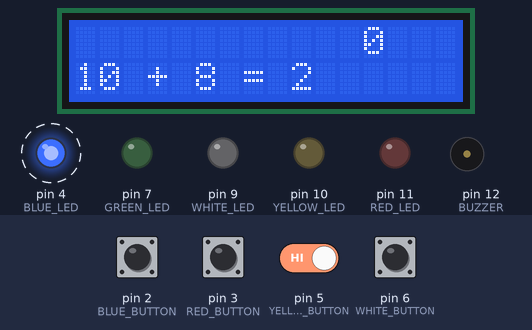
Simulated run of this sketch. Board: Arduino Uno, built with avr-gcc and run on an emulated ATmega328P. On the bench: 16×2 character LCD, output pins drawn as LEDs (lit = HIGH), buzzer (waves = sounding). Dashed ring = blinking. Inputs (shaded band) come from the test bench; at power-on: pin 2 (BLUE_BUTTON), pin 3 (RED_BUTTON), pin 5 (YELLOW_BUTTON), pin 6 (WHITE_BUTTON) HIGH. Random numbers use the default seed unless the sketch sets one; pins used as bus, display or sensor lines are not drawn.

Above: at 4.2 s.
4.3 s: pin 2 (BLUE_BUTTON) pulled LOW for 0.5 s
At 4.61 s:
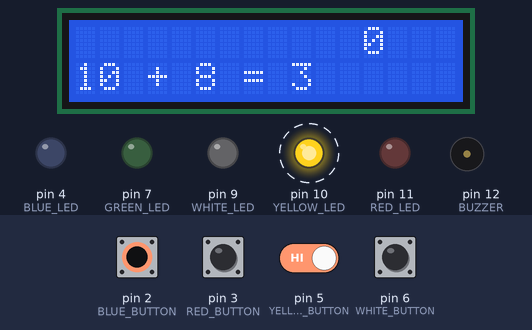
6.3 s: pin 2 (BLUE_BUTTON) pulled LOW for 1 s
At 6.69 s:
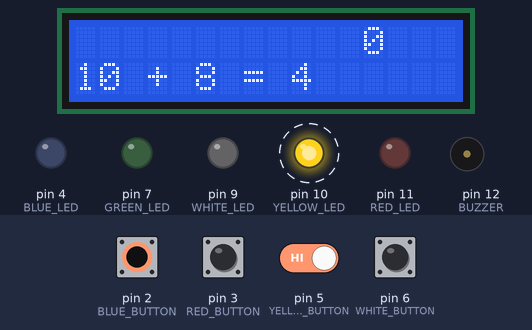
8.8 s: pin 2 (BLUE_BUTTON) driven LOW and pin 5 (YELLOW_BUTTON) driven LOW
At 9.8 s:
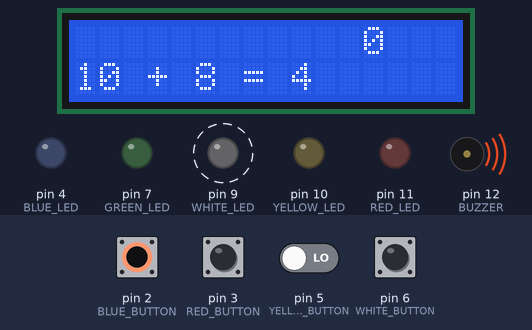
11.8 s: pin 6 (WHITE_BUTTON) pulled LOW for 3.2 s
At 16.3 s:
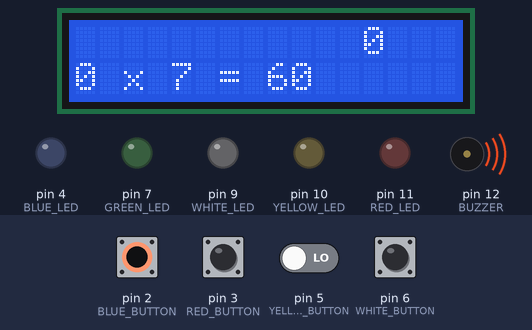
16.5 s: pin 2 (BLUE_BUTTON) driven HIGH
At 16.95 s:
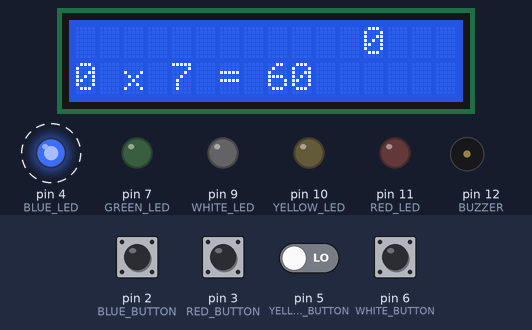
18.7 s: pin 2 (BLUE_BUTTON) driven LOW
At 22.5 s:
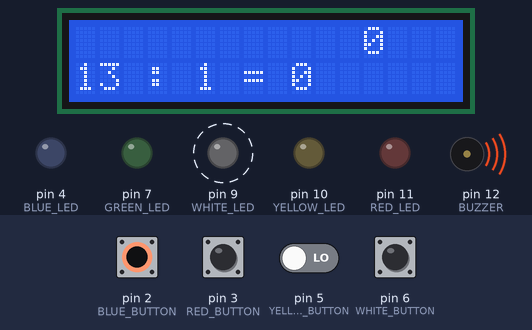
Timing chart, 0 to 22.7 s (numbered marks = the images above; inputs shaded):
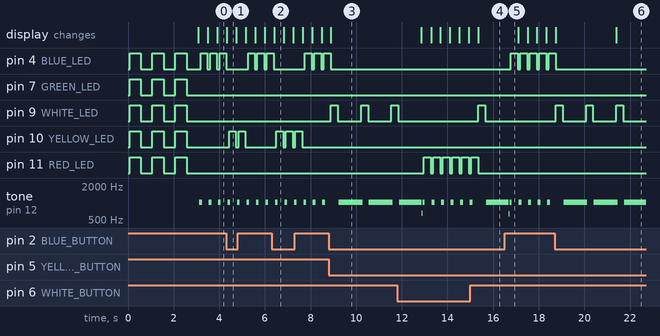

Measured:
- after the input at 4.3 s, pin 10 (YELLOW_LED): alternates HIGH for 0.30 s and LOW for 0.12 s, 4 changes in all, then stays LOW, starting after 0.13 s
- after the input at 6.3 s, pin 10 (YELLOW_LED): alternates HIGH for 0.30 s and LOW for 0.12 s, 6 changes in all, then stays LOW, starting after 0.20 s
- after the input at 8.8 s, pin 9 (WHITE_LED): alternates HIGH for 0.30 s and LOW for 1.0 s, starting after 0.10 s
- after the input at 11.8 s, pin 11 (RED_LED): alternates HIGH for 0.30 s and LOW for 0.12 s, 12 changes in all, then stays LOW, starting after 1.2 s
- after the input at 16.5 s, pin 4 (BLUE_LED): alternates HIGH for 0.30 s and LOW for 0.12 s, starting after 0.28 s
- after the input at 18.7 s, pin 9 (WHITE_LED): alternates HIGH for 0.30 s and LOW for 1.0 s, starting after 0.05 s
- by itself, tone on pin 12 (BUZZER): plays 1040 Hz for 1.0 s, 654 Hz for 0.04 s, 1040 Hz for 0.08 s, 1040 Hz for 0.12 s, 1040 Hz for 0.12 s, 1040 Hz for 0.12 s … (9 notes in this stretch)

The sketch:

math.ino
```cpp
#include <Wire.h>
#include <LiquidCrystal_I2C.h>
#include "musical_notes.h"

const int BLUE_LED = 4;
const int YELLOW_LED = 10;
const int WHITE_LED = 9;
const int RED_LED = 11;
const int GREEN_LED = 7;
const int BLUE_BUTTON = 2;
const int YELLOW_BUTTON = 5;
const int WHITE_BUTTON = 6;
const int RED_BUTTON = 3;
const int GREEN_BUTTON = 8;
const int BUZZER = 12;

LiquidCrystal_I2C lcd(0x3F, 2, 1, 0, 4, 5, 6, 7, 3, POSITIVE);

int score = 0;

void setup()
{
  pinMode(BLUE_LED, OUTPUT);
  pinMode(YELLOW_LED, OUTPUT);
  pinMode(WHITE_LED, OUTPUT);
  pinMode(RED_LED, OUTPUT);
  pinMode(GREEN_LED, OUTPUT);
  pinMode(BLUE_BUTTON, INPUT_PULLUP);
  pinMode(YELLOW_BUTTON, INPUT_PULLUP);
  pinMode(WHITE_BUTTON, INPUT_PULLUP);
  pinMode(RED_BUTTON, INPUT_PULLUP);
  pinMode(GREEN_BUTTON, INPUT_PULLUP);
  pinMode(BUZZER, OUTPUT);

  digitalWrite(BLUE_LED, LOW);
  digitalWrite(YELLOW_LED, LOW);
  digitalWrite(WHITE_LED, LOW);
  digitalWrite(RED_LED, LOW);
  digitalWrite(GREEN_LED, LOW);

  lcd.begin(16, 2);
  lcd.backlight();
  lcd.clear();

  randomSeed(analogRead(0));

  blinkAll();
}

void loop()
{
  while(true)
  {
    int operation = random(0, 4);
    char op = 'z';
    int num1 = random(0, 21);
    int num2 = random(0, 21);
    int dividers[] = {0,0,0,0,0,0,0,0,0,0,0,0,0,0,0,0,0,0};
    if(operation == 0)
    {
      op = '+';
    }
    else if(operation == 1)
    {
      op = '-';
      if(num1 - num2 < 0)
      {
        int num = num1;
        num1 = num2;
        num2 = num;
      }
    }
    else if(operation == 2)
    {
      op = 'x';
      num1 = random(0, 10);
      num2 = random(0, 10);
    }
    else
    {
      op = ':';
      int j = 0;
      for(int i = num1; i > 0; i--)
      {
        if(num1 % i == 0)
        {
          dividers[j] = i;
          j++;
        }
      }
      num2 = dividers[random(0, j)];
    }
    int res = 0;
    int button;
    boolean isCurrect = false;
    int lives = 3;
    while(lives > 0)
    {
      lcd.clear();
      lcd.setCursor(12, 0);
      lcd.print(score);
      lcd.setCursor(0, 1);
      lcd.print(num1);
      lcd.print(" ");
      lcd.print(op);
      lcd.print(" ");
      lcd.print(num2);
      lcd.print(" = ");
      lcd.print(res);
      button = getButtonPressed();
      if(button == 0)
      {
        res++;
      }
      else if(button == 1 && res > 0)
      {
        res--;
      }
      else if(button == 2)
      {
        if((op == '+' && res == num1 + num2) || (op == '-' && res == num1 - num2) ||
            op == 'x' && res == num1 * num2 || op == ':' && res == num1 / num2)
        {
          score++;
          isCurrect = true;
          laugh();
          lives = -1;
        }
        else
        {
          beep(2093,1000);
          lives--;
        }
      }
      else if(button == 3)
      {
        res = res + 10;
      }
      else if(button == 4 && res >= 10)
      {
        res = res - 10;
      }
    }
    if(lives == 0 && score > 0)
    {
      score--;
    }
  }
}

void onOffLED(int color, int x)
{
  if(color == 0)
  {
    digitalWrite(BLUE_LED, x);
  }
  else if(color == 1)
  {
    digitalWrite(YELLOW_LED, x);
  }
  else if(color == 2)
  {
    digitalWrite(WHITE_LED, x);
  }
  else if(color == 3)
  {
    digitalWrite(RED_LED, x);
  }
  else if(color == 4)
  {
    digitalWrite(GREEN_LED, x);
  }
}

void blinkLED(int color, int t)
{
  if(color == 0)
  {
    digitalWrite(BLUE_LED, HIGH);
    delay(t);
    digitalWrite(BLUE_LED, LOW);
  }
  else if(color == 1)
  {
    digitalWrite(YELLOW_LED, HIGH);
    delay(t);
    digitalWrite(YELLOW_LED, LOW);
  }
  else if(color == 2)
  {
    digitalWrite(WHITE_LED, HIGH);
    delay(t);
    digitalWrite(WHITE_LED, LOW);
  }
  else if(color == 3)
  {
    digitalWrite(RED_LED, HIGH);
    delay(t);
    digitalWrite(RED_LED, LOW);
  }
  else if(color == 4)
  {
    digitalWrite(GREEN_LED, HIGH);
    delay(t);
    digitalWrite(GREEN_LED, LOW);
  }
}

void blinkAll()
{
  for(int i = 0; i < 3; i++)
  {
    digitalWrite(BLUE_LED, HIGH);
    digitalWrite(YELLOW_LED, HIGH);
    digitalWrite(WHITE_LED, HIGH);
    digitalWrite(RED_LED, HIGH);
    digitalWrite(GREEN_LED, HIGH);
    delay(500);
    digitalWrite(BLUE_LED, LOW);
    digitalWrite(YELLOW_LED, LOW);
    digitalWrite(WHITE_LED, LOW);
    digitalWrite(RED_LED, LOW);
    digitalWrite(GREEN_LED, LOW);
    delay(500);
  }
}

void beep(int frequencyInHertz, long timeInMilliseconds)
{
  int x;
  long delayAmount = (long)(1000000 / frequencyInHertz);
  long loopTime = (long)((timeInMilliseconds * 1000) / (delayAmount * 2));
  for (x = 0; x < loopTime; x++)
  {
    digitalWrite(BUZZER, HIGH);
    delayMicroseconds(delayAmount);
    digitalWrite(BUZZER, LOW);
    delayMicroseconds(delayAmount);
  }
}

int getButtonPressed()
{
  int led = 5;
  int button;
  while(true)
  {
    if(digitalRead(BLUE_BUTTON) == HIGH)
    {
      led = 0;
      button = BLUE_BUTTON;
    }
    else if(digitalRead(YELLOW_BUTTON) == HIGH)
    {
      led = 1;
      button = YELLOW_BUTTON;
    }
    else if(digitalRead(WHITE_BUTTON) == HIGH)
    {
      led = 2;
      button = WHITE_BUTTON;
    }
    else if(digitalRead(RED_BUTTON) == HIGH)
    {
      led = 3;
      button = RED_BUTTON;
    }
    else if(digitalRead(GREEN_BUTTON) == HIGH)
    {
      led = 4;
      button = GREEN_BUTTON;
    }
    if(led != 5)
    {
      if(led == 0 || led == 1 || led == 3 || led == 4)
      {
        beep(2093, 100);
        blinkLED(led, 300);
      }
      else if(led == 2)
      {
        blinkLED(led, 300);
      }
      return led;
    }
  }
}

void laugh()
{
  for(int i = 1000; i < 2000; i = i * 1.1)
  {
    beep(i, 10);
  }
  delay(50);
  for(int i = 1000; i > 500; i = i * 0.9)
  {
    beep(i, 10);
  }
  delay(50);
  for(int i = 1000; i < 2000; i = i * 1.1)
  {
    beep(i, 10);
  }
  delay(50);
  for(int i = 1000; i > 500; i = i * 0.9)
  {
    beep(i, 10);
  }
  delay(50);
  for(int i = 1000; i < 2000; i = i * 1.1)
  {
    beep(i, 10);
  }
  delay(50);
  for(int i = 1000; i > 500; i = i * 0.9)
  {
    beep(i, 10);
  }
  delay(50);
  for(int i = 1000; i < 2000; i = i * 1.1)
  {
    beep(i, 10);
  }
  delay(50);
  for(int i = 1000; i > 500; i = i * 0.9)
  {
    beep(i, 10);
  }
  delay(50);
}
```

musical_notes.h
```cpp
// Reference:  This list was adapted from the table located here:
// 		http://www.phy.mtu.edu/~suits/notefreqs.html
const float  note_C0 = 16.35;  //C0
const float  note_Db0 = 17.32;  //C#0/Db0
const float  note_D0 = 18.35;  //D0
const float  note_Eb0 = 19.45;  //D#0/Eb0
const float  note_E0 = 20.6;  //E0
const float  note_F0 = 21.83;  //F0
const float  note_Gb0 = 23.12;  //F#0/Gb0
const float  note_G0 = 24.5;  //G0
const float  note_Ab0 = 25.96;  //G#0/Ab0
const float  note_A0 = 27.5;  //A0
const float  note_Bb0 = 29.14;  //A#0/Bb0
const float  note_B0 = 30.87;  //B0
const float  note_C1 = 32.7;  //C1
const float  note_Db1 = 34.65;  //C#1/Db1
const float  note_D1 = 36.71;  //D1
const float  note_Eb1 = 38.89;  //D#1/Eb1
const float  note_E1 = 41.2;  //E1
const float  note_F1 = 43.65;  //F1
const float  note_Gb1 = 46.25;  //F#1/Gb1
const float  note_G1 = 49;  //G1
const float  note_Ab1 = 51.91;  //G#1/Ab1
const float  note_A1 = 55;  //A1
const float  note_Bb1 = 58.27;  //A#1/Bb1
const float  note_B1 = 61.74;  //B1
const float  note_C2 = 65.41;  //C2 (Middle C)
const float  note_Db2 = 69.3;  //C#2/Db2
const float  note_D2 = 73.42;  //D2
const float  note_Eb2 = 77.78;  //D#2/Eb2
const float  note_E2 = 82.41;  //E2
const float  note_F2 = 87.31;  //F2
const float  note_Gb2 = 92.5;  //F#2/Gb2
const float  note_G2 = 98;  //G2
const float  note_Ab2 = 103.83;  //G#2/Ab2
const float  note_A2 = 110;  //A2
const float  note_Bb2 = 116.54;  //A#2/Bb2
const float  note_B2 = 123.47;  //B2
const float  note_C3 = 130.81;  //C3
const float  note_Db3 = 138.59;  //C#3/Db3
const float  note_D3 = 146.83;  //D3
const float  note_Eb3 = 155.56;  //D#3/Eb3
const float  note_E3 = 164.81;  //E3
const float  note_F3 = 174.61;  //F3
const float  note_Gb3 = 185;  //F#3/Gb3
const float  note_G3 = 196;  //G3
const float  note_Ab3 = 207.65;  //G#3/Ab3
const float  note_A3 = 220;  //A3
const float  note_Bb3 = 233.08;  //A#3/Bb3
const float  note_B3 = 246.94;  //B3
const float  note_C4 = 261.63;  //C4
const float  note_Db4 = 277.18;  //C#4/Db4
const float  note_D4 = 293.66;  //D4
const float  note_Eb4 = 311.13;  //D#4/Eb4
const float  note_E4 = 329.63;  //E4
const float  note_F4 = 349.23;  //F4
const float  note_Gb4 = 369.99;  //F#4/Gb4
const float  note_G4 = 392;  //G4
const float  note_Ab4 = 415.3;  //G#4/Ab4
const float  note_A4 = 440;  //A4
const float  note_Bb4 = 466.16;  //A#4/Bb4
const float  note_B4 = 493.88;  //B4
const float  note_C5 = 523.25;  //C5
const float  note_Db5 = 554.37;  //C#5/Db5
const float  note_D5 = 587.33;  //D5
const float  note_Eb5 = 622.25;  //D#5/Eb5
const float  note_E5 = 659.26;  //E5
const float  note_F5 = 698.46;  //F5
const float  note_Gb5 = 739.99;  //F#5/Gb5
const float  note_G5 = 783.99;  //G5
const float  note_Ab5 = 830.61;  //G#5/Ab5
const float  note_A5 = 880;  //A5
const float  note_Bb5 = 932.33;  //A#5/Bb5
const float  note_B5 = 987.77;  //B5
const float  note_C6 = 1046.5;  //C6
const float  note_Db6 = 1108.73;  //C#6/Db6
const float  note_D6 = 1174.66;  //D6
const float  note_Eb6 = 1244.51;  //D#6/Eb6
const float  note_E6 = 1318.51;  //E6
const float  note_F6 = 1396.91;  //F6
const float  note_Gb6 = 1479.98;  //F#6/Gb6
const float  note_G6 = 1567.98;  //G6
const float  note_Ab6 = 1661.22;  //G#6/Ab6
const float  note_A6 = 1760;  //A6
const float  note_Bb6 = 1864.66;  //A#6/Bb6
const float  note_B6 = 1975.53;  //B6
const float  note_C7 = 2093;  //C7
const float  note_Db7 = 2217.46;  //C#7/Db7
const float  note_D7 = 2349.32;  //D7
const float  note_Eb7 = 2489.02;  //D#7/Eb7
const float  note_E7 = 2637.02;  //E7
const float  note_F7 = 2793.83;  //F7
const float  note_Gb7 = 2959.96;  //F#7/Gb7
const float  note_G7 = 3135.96;  //G7
const float  note_Ab7 = 3322.44;  //G#7/Ab7
const float  note_A7 = 3520;  //A7
const float  note_Bb7 = 3729.31;  //A#7/Bb7
const float  note_B7 = 3951.07;  //B7
const float  note_C8 = 4186.01;  //C8
const float  note_Db8 = 4434.92;  //C#8/Db8
const float  note_D8 = 4698.64;  //D8
const float  note_Eb8 = 4978.03;  //D#8/Eb8
```
